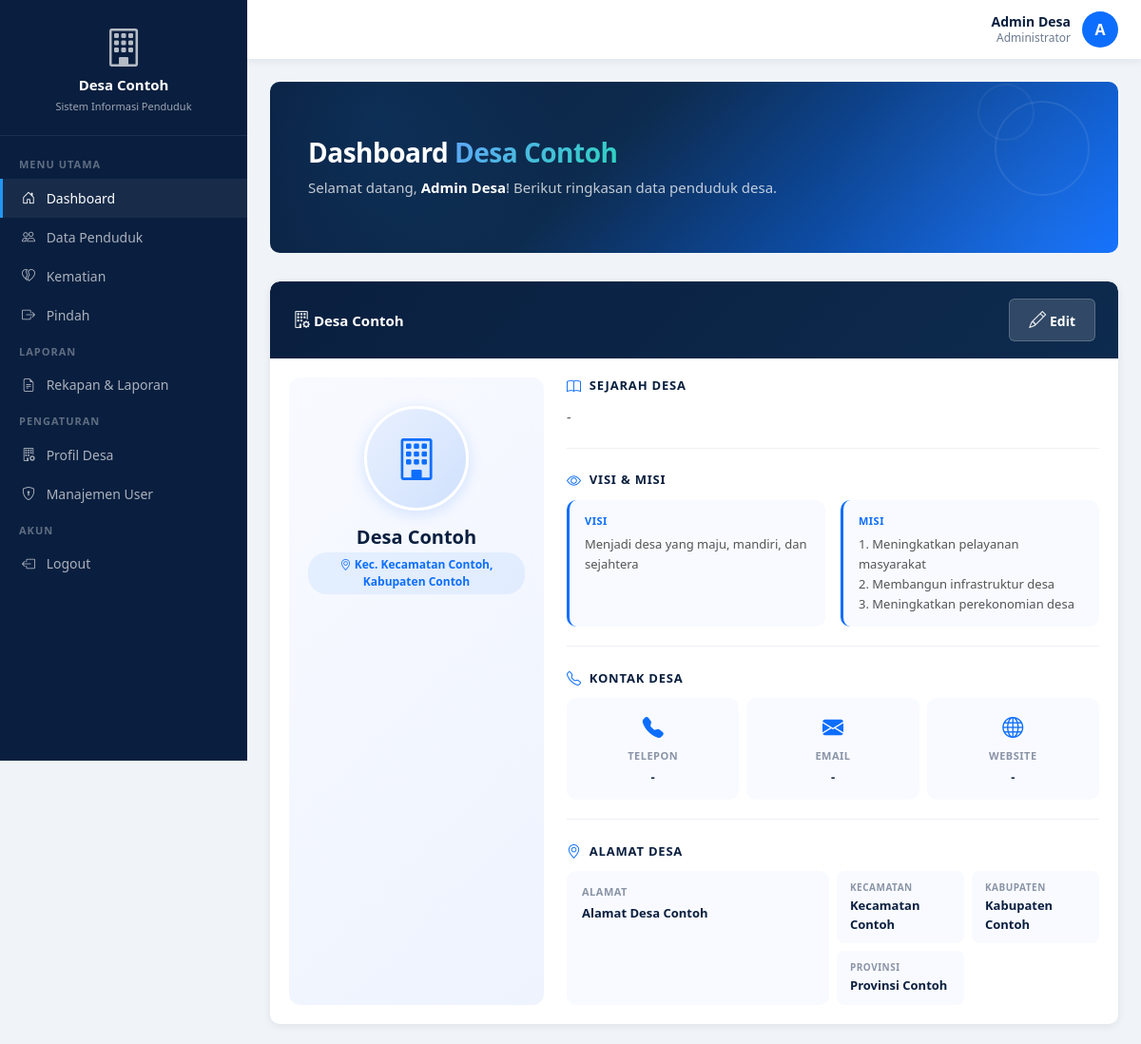
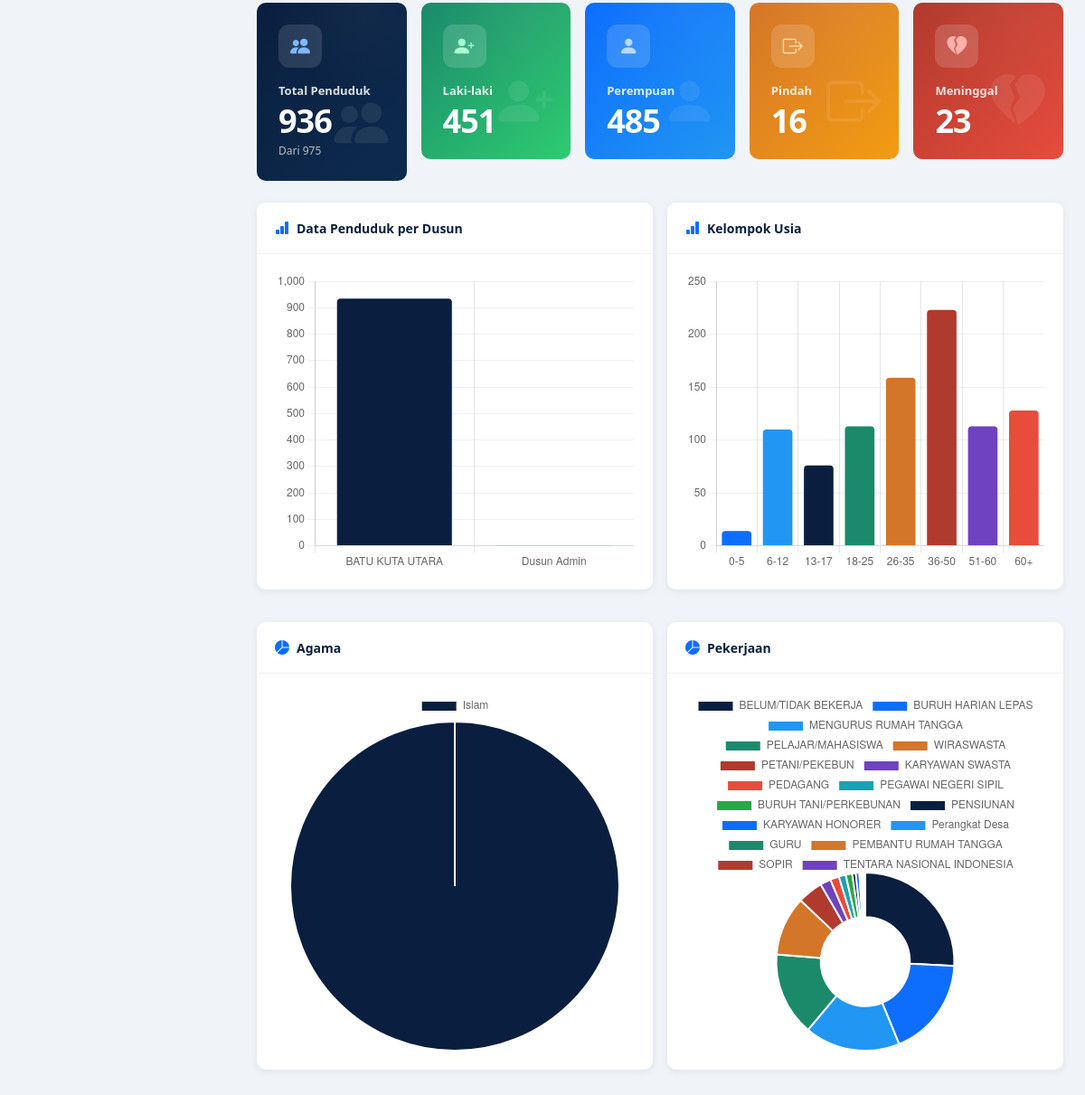
/index.php (signed in), run on the app's committed database (2 pictures, top to bottom).
### tables this page shows
CREATE TABLE IF NOT EXISTS profil_desa (
    id INT AUTO_INCREMENT PRIMARY KEY,
    nama_desa VARCHAR(100) DEFAULT '',
    kecamatan VARCHAR(100) DEFAULT '',
    kabupaten VARCHAR(100) DEFAULT '',
    provinsi VARCHAR(100) DEFAULT '',
    alamat TEXT DEFAULT NULL,
    telepon VARCHAR(20) DEFAULT '',
    email VARCHAR(100) DEFAULT '',
    website VARCHAR(100) DEFAULT '',
    logo VARCHAR(255) DEFAULT NULL,
    visi TEXT DEFAULT NULL,
    misi TEXT DEFAULT NULL,
    sejarah TEXT DEFAULT NULL,
    updated_at DATETIME DEFAULT CURRENT_TIMESTAMP ON UPDATE CURRENT_TIMESTAMP
);

### index.php (the view, shortened to what the rows shown need)
<?php
require_once 'config/database.php';
require_once 'config/session.php';
require_once 'config/functions.php';
$profil = getProfilDesa();
$username = $_SESSION['user_nama'];
$role = $_SESSION['user_role'];
$isAdmin = isAdmin();
$no_kk = null;
$perDusun = getPendudukPerDusun($no_kk);
$perAgama = getPendudukPerAgama($no_kk);
$perPekerjaan = getPendudukPerPekerjaan($no_kk);
$usiaStats = getUsiaStats($no_kk);
?>
<!DOCTYPE html>
<html lang="id">
<head>
    <link href="https://cdn.jsdelivr.net/npm/bootstrap@5.3.3/dist/css/bootstrap.min.css" rel="stylesheet">
    <link rel="stylesheet" href="https://cdn.jsdelivr.net/npm/bootstrap-icons@1.11.3/font/bootstrap-icons.min.css">
    <link rel="stylesheet" href="https://cdn.datatables.net/1.13.6/css/dataTables.bootstrap5.min.css">
    <link rel="stylesheet" href="assets/css/style.css?v=<?= time() ?>">
</head>
<body>
    <div class="sidebar">
        <div class="sidebar-brand">
            <?php if ($profil['logo'] && file_exists($profil['logo'])): ?>
                <img src="<?= htmlspecialchars($profil['logo']) ?>" alt="Logo">
            <?php else: ?>
                <i class="bi bi-building" style="font-size: 40px; opacity: 0.7;"></i>
            <?php endif; ?>
            <h6><?= htmlspecialchars($profil['nama_desa']) ?></h6>
            <small>Sistem Informasi Penduduk</small>
        </div>
    </div>
    <div class="main-content">
        <div class="content-wrapper">
            <div class="hero-section">
                <div class="hero-content">
                    <?php if ($role === 'penduduk' && $no_kk): ?>
                        <?php $keluarga = getKeluargaByKK($no_kk); ?>
                        <h4 class="hero-title">Keluarga <span class="text-gradient"><?= htmlspecialchars($no_kk) ?></span></h4>
                        <p class="hero-subtitle">Selamat datang, <strong><?= htmlspecialchars($username) ?></strong>! Berikut data anggota keluarga Anda.</p>
                        <?php if ($keluarga): ?>
                        <p class="hero-subtitle" style="margin-top:4px"><i class="bi bi-geo-alt"></i> <?= htmlspecialchars($keluarga['dusun'] ?: '-') ?>, RT <?= htmlspecialchars($keluarga['rt'] ?: '-') ?>/RW <?= htmlspecialchars($keluarga['rw'] ?: '-') ?></p>
                        <?php endif; ?>
                    <?php else: ?>
                    <h4 class="hero-title">Dashboard <span class="text-gradient"><?= htmlspecialchars($profil['nama_desa']) ?></span></h4>
                    <p class="hero-subtitle">Selamat datang, <strong><?= htmlspecialchars($username) ?></strong>! Berikut ringkasan data penduduk desa.</p>
                    <?php endif; ?>
                </div>
            </div>
            <div class="card card-modern mb-4" id="profil-desa">
                <div class="card-header d-flex justify-content-between align-items-center">
                    <span><i class="bi bi-building-gear"></i> <?= htmlspecialchars($profil['nama_desa'] ?: 'Profil Desa') ?></span>
                    <?php if ($isAdmin): ?>
                    <button type="button" class="btn btn-sm btn-light" data-bs-toggle="modal" data-bs-target="#editProfilModal">
                        <i class="bi bi-pencil"></i> Edit
                    </button>
                    <?php endif; ?>
                </div>
                <div class="card-body">
                    <div class="row g-4">
                        <div class="col-lg-4">
                            <div class="profil-sidebar text-center">
                                <?php if ($profil['logo'] && file_exists($profil['logo'])): ?>
                                    <img src="<?= htmlspecialchars($profil['logo']) ?>" alt="Logo Desa" style="width:110px;height:110px;border-radius:50%;object-fit:cover;border:3px solid white;box-shadow:0 4px 15px rgba(13,110,253,0.15);margin-bottom:16px;">
                                <?php else: ?>
                                    <div class="profil-logo-wrap">
                                        <i class="bi bi-building"></i>
                                    </div>
                                <?php endif; ?>
                                <h5 class="fw-bold"><?= htmlspecialchars($profil['nama_desa']) ?></h5>
                                <span class="location-badge"><i class="bi bi-geo-alt"></i> Kec. <?= htmlspecialchars($profil['kecamatan']) ?>, <?= htmlspecialchars($profil['kabupaten']) ?></span>
                            </div>
                        </div>
                        <div class="col-lg-8">
                            <div class="profil-section">
                                <h6 class="profil-section-title"><i class="bi bi-book"></i> Sejarah Desa</h6>
                                <p class="profil-section-text"><?= nl2br(htmlspecialchars($profil['sejarah'] ?: '-')) ?></p>
                            </div>
                            <div class="profil-section">
                                <div class="row g-3">
                                    <div class="col-md-6">
                                        <div class="vm-mini-card">
                                            <span class="vm-mini-label">Visi</span>
                                            <p class="vm-mini-text"><?= nl2br(htmlspecialchars($profil['visi'] ?: '-')) ?></p>
                                        </div>
                                    </div>
                                    <div class="col-md-6">
                                        <div class="vm-mini-card">
                                            <span class="vm-mini-label">Misi</span>
                                            <p class="vm-mini-text"><?= nl2br(htmlspecialchars($profil['misi'] ?: '-')) ?></p>
                                        </div>
                                    </div>
                                </div>
                            </div>
                            <div class="profil-section">
                                <div class="row g-2">
                                    <div class="col-sm-4">
                                        <div class="kontak-mini-card">
                                            <i class="bi bi-telephone-fill"></i>
                                            <span class="kontak-mini-label">Telepon</span>
                                            <span class="kontak-mini-value"><?= htmlspecialchars($profil['telepon'] ?: '-') ?></span>
                                        </div>
                                    </div>
                                    <div class="col-sm-4">
                                        <div class="kontak-mini-card">
                                            <i class="bi bi-envelope-fill"></i>
                                            <span class="kontak-mini-label">Email</span>
                                            <span class="kontak-mini-value"><?= htmlspecialchars($profil['email'] ?: '-') ?></span>
                                        </div>
                                    </div>
                                    <div class="col-sm-4">
                                        <div class="kontak-mini-card">
                                            <i class="bi bi-globe"></i>
                                            <span class="kontak-mini-label">Website</span>
                                            <span class="kontak-mini-value"><?= htmlspecialchars($profil['website'] ?: '-') ?></span>
                                        </div>
                                    </div>
                                </div>
                            </div>
                            <div class="profil-section">
                                <div class="row g-2">
                                    <div class="col-sm-6">
                                        <div class="alamat-mini-card">
                                            <span class="alamat-mini-label">Alamat</span>
                                            <span class="alamat-mini-value"><?= nl2br(htmlspecialchars($profil['alamat'] ?: '-')) ?></span>
                                        </div>
                                    </div>
                                    <div class="col-sm-6">
                                        <div class="row g-2">
                                            <div class="col-6"><div class="alamat-chip"><span class="ac-label">Kecamatan</span><span class="ac-value"><?= htmlspecialchars($profil['kecamatan'] ?: '-') ?></span></div></div>
                                            <div class="col-6"><div class="alamat-chip"><span class="ac-label">Kabupaten</span><span class="ac-value"><?= htmlspecialchars($profil['kabupaten'] ?: '-') ?></span></div></div>
                                            <div class="col-6"><div class="alamat-chip"><span class="ac-label">Provinsi</span><span class="ac-value"><?= htmlspecialchars($profil['provinsi'] ?: '-') ?></span></div></div>
                                        </div>
                                    </div>
                                </div>
                            </div>
                        </div>
                    </div>
                </div>
            </div>
        </div>
    </div>
    <script>
    // Chart Dusun
    new Chart(document.getElementById('chartDusun'), {
        type: 'bar',
        data: {
            labels: [<?php foreach($perDusun as $d) { echo "'" . addslashes($d['dusun']) . "',"; } ?>],
            datasets: [{
                label: 'Jumlah',
                data: [<?php foreach($perDusun as $d) { echo $d['jumlah'] . ","; } ?>],
                backgroundColor: ['#0A1F3F','#0D6EFD','#2196F3','#1B8A6B','#D4762A','#B03A2E','#6F42C1'],
                borderRadius: 4
            }]
        },
        options: {
            responsive: true,
            plugins: { legend: { display: false } },
            scales: { y: { beginAtZero: true, grid: { color: '#eef1f5' } } }
        }
    });
    // Chart Usia
    new Chart(document.getElementById('chartUsia'), {
        type: 'bar',
        data: {
            labels: [<?php foreach($usiaStats as $k=>$v) { echo "'$k',"; } ?>],
            datasets: [{
                label: 'Jumlah',
                data: [<?php foreach($usiaStats as $v) { echo "$v,"; } ?>],
                backgroundColor: ['#0D6EFD','#2196F3','#0A1F3F','#1B8A6B','#D4762A','#B03A2E','#6F42C1','#E74C3C'],
                borderRadius: 4
            }]
        },
        options: {
            responsive: true,
            plugins: { legend: { display: false } },
            scales: { y: { beginAtZero: true, grid: { color: '#eef1f5' } } }
        }
    });
    // Chart Agama
    new Chart(document.getElementById('chartAgama'), {
        type: 'pie',
        data: {
            labels: [<?php foreach($perAgama as $d) { echo "'" . addslashes($d['agama'] ?: 'Tidak diisi') . "',"; } ?>],
            datasets: [{
                data: [<?php foreach($perAgama as $d) { echo $d['jumlah'] . ","; } ?>],
                backgroundColor: ['#0A1F3F','#0D6EFD','#2196F3','#1B8A6B','#D4762A','#B03A2E','#6F42C1']
            }]
        }
    });
    // Chart Pekerjaan
    new Chart(document.getElementById('chartPekerjaan'), {
        type: 'doughnut',
        data: {
            labels: [<?php foreach($perPekerjaan as $d) { echo "'" . addslashes($d['pekerjaan'] ?: 'Tidak diisi') . "',"; } ?>],
            datasets: [{
                data: [<?php foreach($perPekerjaan as $d) { echo $d['jumlah'] . ","; } ?>],
                backgroundColor: ['#0A1F3F','#0D6EFD','#2196F3','#1B8A6B','#D4762A','#B03A2E','#6F42C1','#E74C3C','#17A2B8','#28A745']
            }]
        }
    });
    </script>
</body>
</html>

### data on the page
profil_desa: nama_desa "Desa Contoh", kecamatan "Kecamatan Contoh", kabupaten "Kabupaten Contoh", sejarah "-", visi "Menjadi desa yang maju, mandiri, dan sejahtera", misi "1. Meningkatkan pelayanan masyarakat 2. Membangun infrastruktur desa 3. Meningkatkan perekonomian desa", telepon "-", email "-", website "-", alamat "Alamat Desa Contoh", provinsi "Provinsi Contoh"

### other printed values
$username "Admin Desa"
$inisial "A"
$totalPenduduk "936"
$totalKeseluruhan "975"
$lk "451"
$pr "485"
$totalPindah "16"
$totalMeninggal "23"
chart data {{ addslashes($d['dusun']) }} BATU KUTA UTARA, Dusun Admin
chart data {{ $d['jumlah'] }} 935, 1
chart data {{ $v }} 14, 110, 76, 113, 159, 223, 113, 128
